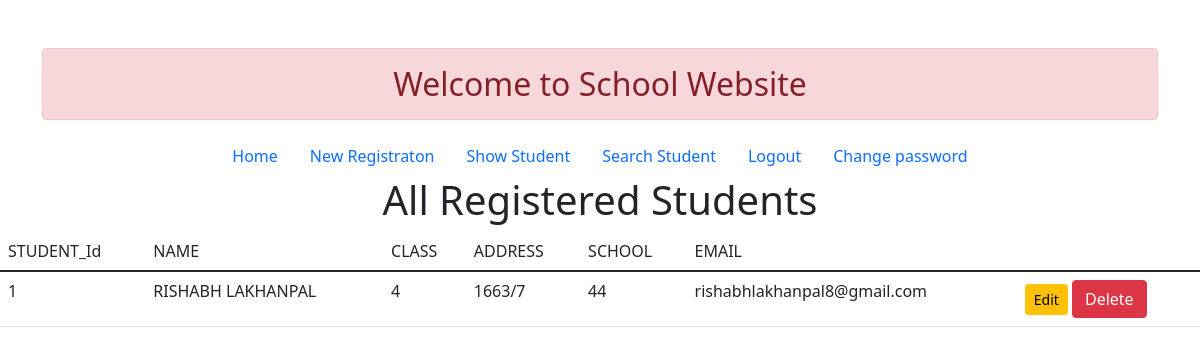
Before: /exist/ (signed in) with the older database file.
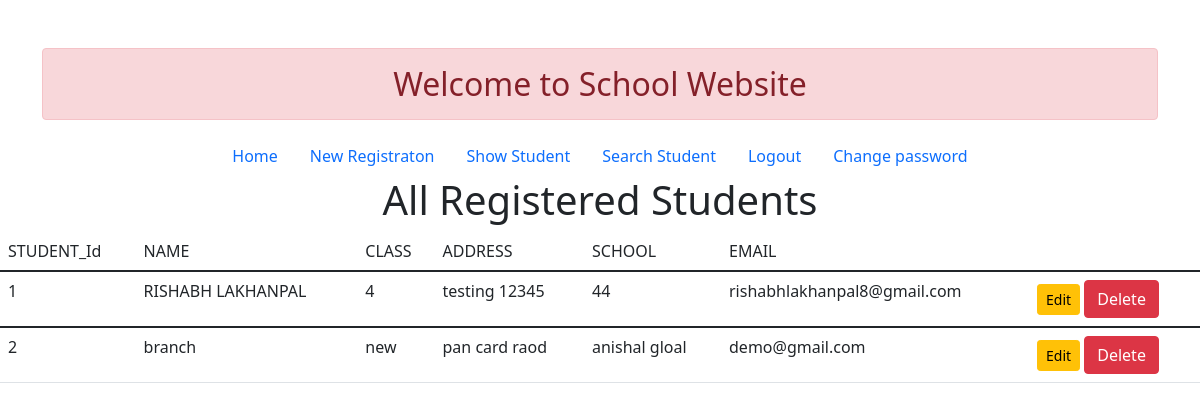
After: the same page with the newer database file.
### users/models.py (models this page shows)
class stud(models.Model):
    Name = models.CharField(max_length=30)
    Classroom = models.CharField(max_length=30)
    Address = models.CharField(max_length=30)
    School = models.CharField(max_length=30)
    Email = models.EmailField(max_length=30)

### users/views.py (the view)
# urls.py: path('exist/',views.existing),
def existing(request):
    if request.user.is_authenticated:
        title = "All Registered Students"
        queryset = stud.objects.all()
        context= {
            "title":title,
            "queryset":queryset,
        }
        return render(request,'existingstud.html',context)
    else:
        return HttpResponseRedirect('/')

### users/templates/existingstud.html
<html>
    {% include "base.html" %}
    <center><h1>{{title}}</h1></center>
    <table class="table table-hover">
        <thead>
            <tr>
                <td>STUDENT_Id</td>
                <td>NAME</td>
                <td>CLASS</td>
                <td>ADDRESS</td>
                <td>SCHOOL</td>
                <td>EMAIL</td>
            </tr>
        </thead>
        {% for k in queryset %}
        <tbody>
            <tr>
                <td>{{forloop.counter}}</td>
                <td>{{ k.Name }}</td>
                <td>{{ k.Classroom }}</td>
                <td>{{ k.Address }}</td>
                <td>{{ k.School }}</td>
                <td>{{ k.Email }}</td>
                <td>
                    <a href="{% url 'updatedata' k.id %}" class="btn btn-warning btn-sm">Edit</a>
                    <form action="{% url 'deletedata' k.id %}" method="post" class="d-inline"> {% csrf_token %}
                        <input type="submit" class="btn btn-danger" value="Delete">
                    </form>
                </td>
            </tr>
        </tbody>
        {% endfor %}
    </table>
</html>

### users/templates/base.html (shortened to what this page needs)
{% load static %}
<html lang="en">
    <head>
        <link rel="stylesheet" href="{% static 'users/css/bootstrap.css' %}">
    </head>
    <body>
        <div class="container mt-5">
            <h2 class="text-center alert alert-danger">Welcome to School Website</h2>
        </div>
        <ul class="nav justify-content-center">
            {% if user.is_authenticated %}
                <li class="nav-item">
                <a class="nav-link active" aria-current="page" href="/">Home</a>
                </li>
                <li class="nav-item">
                <a class="nav-link" href="/reg">New Registraton</a>
                </li>
                <li class="nav-item">
                <a class="nav-link" href="/exist">Show Student</a>
                </li>
                <li class="nav-item">
                <a class="nav-link" href="/search">Search Student</a>
                </li>
                <li class="nav-item">
                <a class="nav-link" href="{% url 'logout' %}">Logout</a>
                </li>
                <li class="nav-item">
                <a class="nav-link" href="{% url 'password_change' %}">Change password</a>
                </li>
            {% else %}
                <a class="nav-link " href="{% url 'login' %}" >Login</a>
            {% endif %}
        </ul>
    </body>
</html>

### users/templates/base.html (style rules this page uses)
label, input { display: block; }

Changed rows visible on the page:
changed stud "RISHABH LAKHANPAL": Address "1663/7" → "testing 12345"
added stud: Name "branch", Classroom "new", Address "pan card raod", School "anishal gloal", Email "demo@gmail.com"
